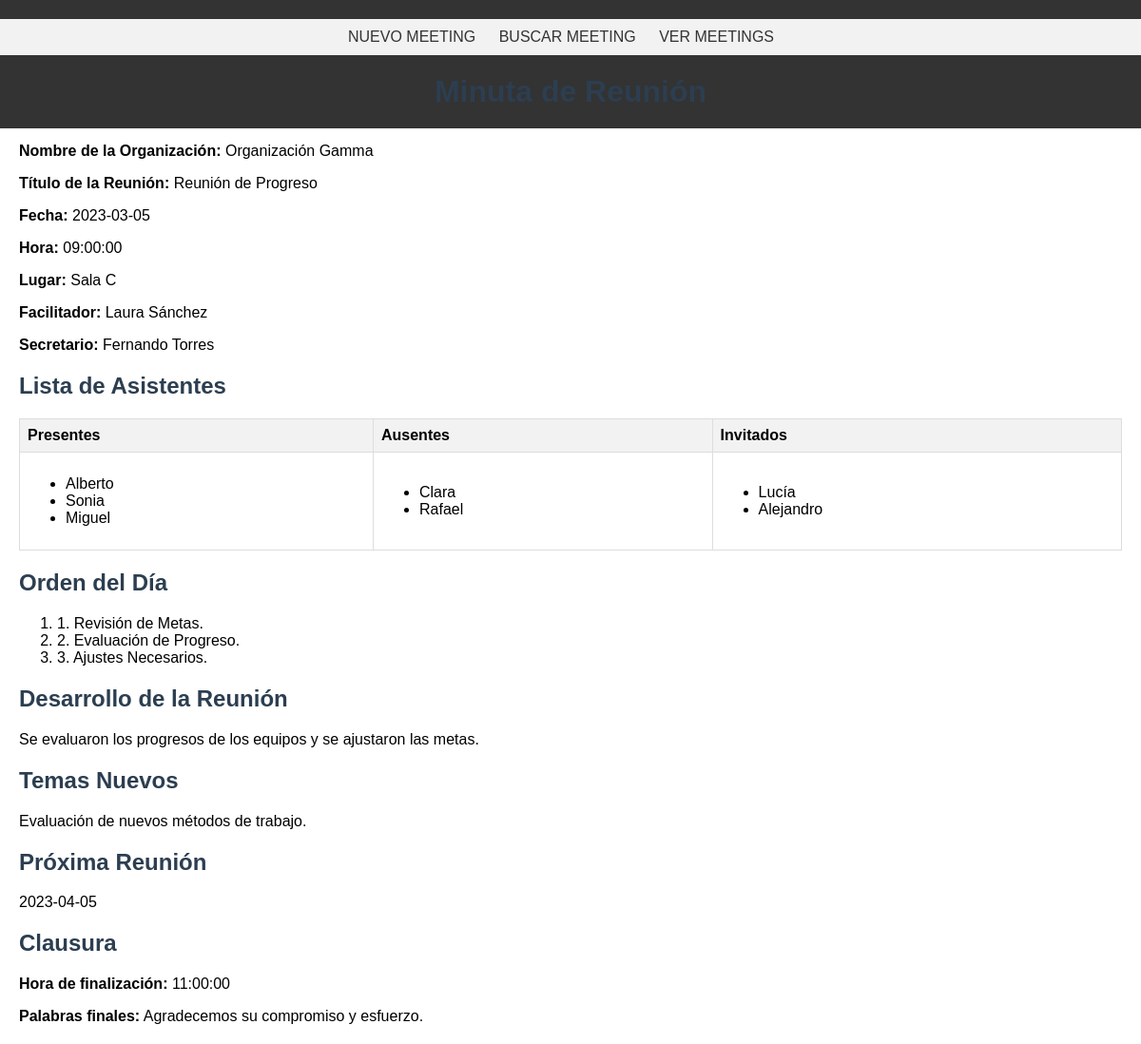
Screenshot of /ver.php?id_meeting=3 with the database file from the repository.
### tables this page shows
CREATE TABLE minutas (
    id INT AUTO_INCREMENT PRIMARY KEY,
    orgName VARCHAR(255),
    meetingTitle VARCHAR(255),
    meetingDate DATE,
    meetingTime TIME,
    meetingPlace VARCHAR(255),
    facilitator VARCHAR(255),
    secretary VARCHAR(255),
    attendees TEXT,
    absentees TEXT,
    guests TEXT,
    agenda TEXT,
    discussion TEXT,
    newTopics TEXT,
    nextMeeting TEXT,
    closingTime TIME,
    closingRemarks TEXT
);

### utils.php (called while the page is built)
<?php
function get_params($key)
{
    return $_POST[$key] ?? $_GET[$key] ?? $_SERVER[$key] ?? null;
}

### views/detalle-minuta.view.php (the view)
<?php require("parts/head.view.php") ?>
<body>
<header>
    <?php require("parts/nav.view.php") ?>
    <h1>Minuta de Reunión</h1>
</header>
<main>
        <section>
            <p><strong>Nombre de la Organización:</strong> <?= htmlspecialchars($meetingDetails['orgName']); ?></p>
            <p><strong>Título de la Reunión:</strong> <?= htmlspecialchars($meetingDetails['meetingTitle']); ?></p>
            <p><strong>Fecha:</strong> <?= htmlspecialchars($meetingDetails['meetingDate']); ?></p>
            <p><strong>Hora:</strong> <?= htmlspecialchars($meetingDetails['meetingTime']); ?></p>
            <p><strong>Lugar:</strong> <?= htmlspecialchars($meetingDetails['meetingPlace']); ?></p>
            <p><strong>Facilitador:</strong> <?= htmlspecialchars($meetingDetails['facilitator']); ?></p>
            <p><strong>Secretario:</strong> <?= htmlspecialchars($meetingDetails['secretary']); ?></p>
            <h2 class="titulo-detalles">Lista de Asistentes</h2>
            <table>
                <thead>
                    <tr>
                        <th>Presentes</th>
                        <th>Ausentes</th>
                        <th>Invitados</th>
                    </tr>
                </thead>
                <tbody>
                    <tr>
                        <td>
                            <ul>
                                <?php foreach (explode(',', $meetingDetails['attendees']) as $attendee) : ?>
                                    <li><?= htmlspecialchars(trim($attendee)); ?></li>
                                <?php endforeach; ?>
                            </ul>
                        </td>
                        <td>
                            <ul>
                                <?php foreach (explode(',', $meetingDetails['absentees']) as $absentee): ?>
                                    <li><?= htmlspecialchars(trim($absentee)); ?></li>
                                <?php endforeach; ?>
                            </ul>
                        </td>
                        <td>
                            <ul>
                                <?php foreach (explode(',', $meetingDetails['guests']) as $guest) : ?>
                                    <li><?= htmlspecialchars(trim($guest)); ?></li>
                                <?php endforeach; ?>
                            </ul>
                        </td>
                    </tr>
                </tbody>
            </table>
        </section>
        <section>
            <h2 class="titulo-detalles">Orden del Día</h2>
            <ol>
                <?php foreach (explode("\n", $meetingDetails['agenda']) as $item)  : ?>
                    <li><?= htmlspecialchars(trim($item)); ?>.</li>
                <?php endforeach; ?>
            </ol>
        </section>
        <section>
            <h2 class="titulo-detalles">Desarrollo de la Reunión</h2>
            <p><?= nl2br(htmlspecialchars($meetingDetails['discussion'])); ?></p>
        </section>
        <section>
            <h2 class="titulo-detalles">Temas Nuevos</h2>
            <p><?= nl2br(htmlspecialchars($meetingDetails['newTopics'])); ?></p>
        </section>
        <section>
            <h2 class="titulo-detalles">Próxima Reunión</h2>
            <p><?= htmlspecialchars($meetingDetails['nextMeeting']); ?></p>
        </section>
        <footer>
            <h2 class="titulo-detalles">Clausura</h2>
            <p><strong>Hora de finalización:</strong> <?= htmlspecialchars($meetingDetails['closingTime']); ?></p>
            <p><strong>Palabras finales:</strong> <?= nl2br(htmlspecialchars($meetingDetails['closingRemarks'])); ?></p>
        </footer>
</main>
</body>
</html>

### styles/styles.css (style rules this page uses)
body { font-family: Arial, sans-serif; margin: 20px; position: relative; }
header { background-color: #333; color: #fff; padding: 20px 0; text-align: center; margin-bottom: 20px; position: fixed; top: 0; left:0; width: 100vw; }
main { margin-top: 150px; }
header h1 { margin: 0; }
h1, h2, h3 { color: #2c3e50; text-align: center; }
section, footer { margin-bottom: 20px; }
table { width: 100%; border-collapse: collapse; margin-bottom: 20px; }
th, td { border: 1px solid #dddddd; text-align: left; padding: 8px; }
th { background-color: #f2f2f2; }
.titulo-detalles { text-align: left; }

### rows the page displays
minutas: orgName "Organización Gamma", meetingTitle "Reunión de Progreso", meetingDate "2023-03-05", meetingTime "09:00:00", meetingPlace "Sala C", facilitator "Laura Sánchez", secretary "Fernando Torres", attendees "Alberto", attendees "Sonia", attendees "Miguel", absentees "Clara", absentees "Rafael", guests "Lucía", guests "Alejandro", agenda "1. Revisión de Metas", agenda "2. Evaluación de Progreso", agenda "3. Ajustes Necesarios", discussion "Se evaluaron los progresos de los equipos y se ajustaron las metas.", newTopics "Evaluación de nuevos métodos de trabajo.", nextMeeting "2023-04-05", closingTime "11:00:00", closingRemarks "Agradecemos su compromiso y esfuerzo."
